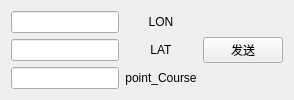
               <widget class="QWidget" name="tab_4">
                <attribute name="title">
                 <string>单点信息</string>
                </attribute>
                <layout class="QVBoxLayout" name="verticalLayout_5">
                 <item>
                  <layout class="QHBoxLayout" name="horizontalLayout_15">
                   <item>
                    <layout class="QGridLayout" name="gridLayout_10">
                     <item row="0" column="0">
                      <widget class="QLineEdit" name="LON_point"/>
                     </item>
                     <item row="0" column="1">
                      <widget class="QLabel" name="label_21">
                       <property name="text">
                        <string>LON</string>
                       </property>
                       <property name="alignment">
                        <set>Qt::AlignCenter</set>
                       </property>
                      </widget>
                     </item>
                     <item row="1" column="0">
                      <widget class="QLineEdit" name="LAT_point"/>
                     </item>
                     <item row="1" column="1">
                      <widget class="QLabel" name="label_22">
                       <property name="text">
                        <string>LAT</string>
                       </property>
                       <property name="alignment">
                        <set>Qt::AlignCenter</set>
                       </property>
                      </widget>
                     </item>
                     <item row="2" column="0">
                      <widget class="QLineEdit" name="point_course"/>
                     </item>
                     <item row="2" column="1">
                      <widget class="QLabel" name="label_23">
                       <property name="text">
                        <string>point_Course</string>
                       </property>
                       <property name="alignment">
                        <set>Qt::AlignCenter</set>
                       </property>
                      </widget>
                     </item>
                    </layout>
                   </item>
                   <item>
                    <widget class="QPushButton" name="send_neu_point">
                     <property name="text">
                      <string>发送</string>
                     </property>
                    </widget>
                   </item>
                  </layout>
                 </item>
                </layout>
               </widget>
